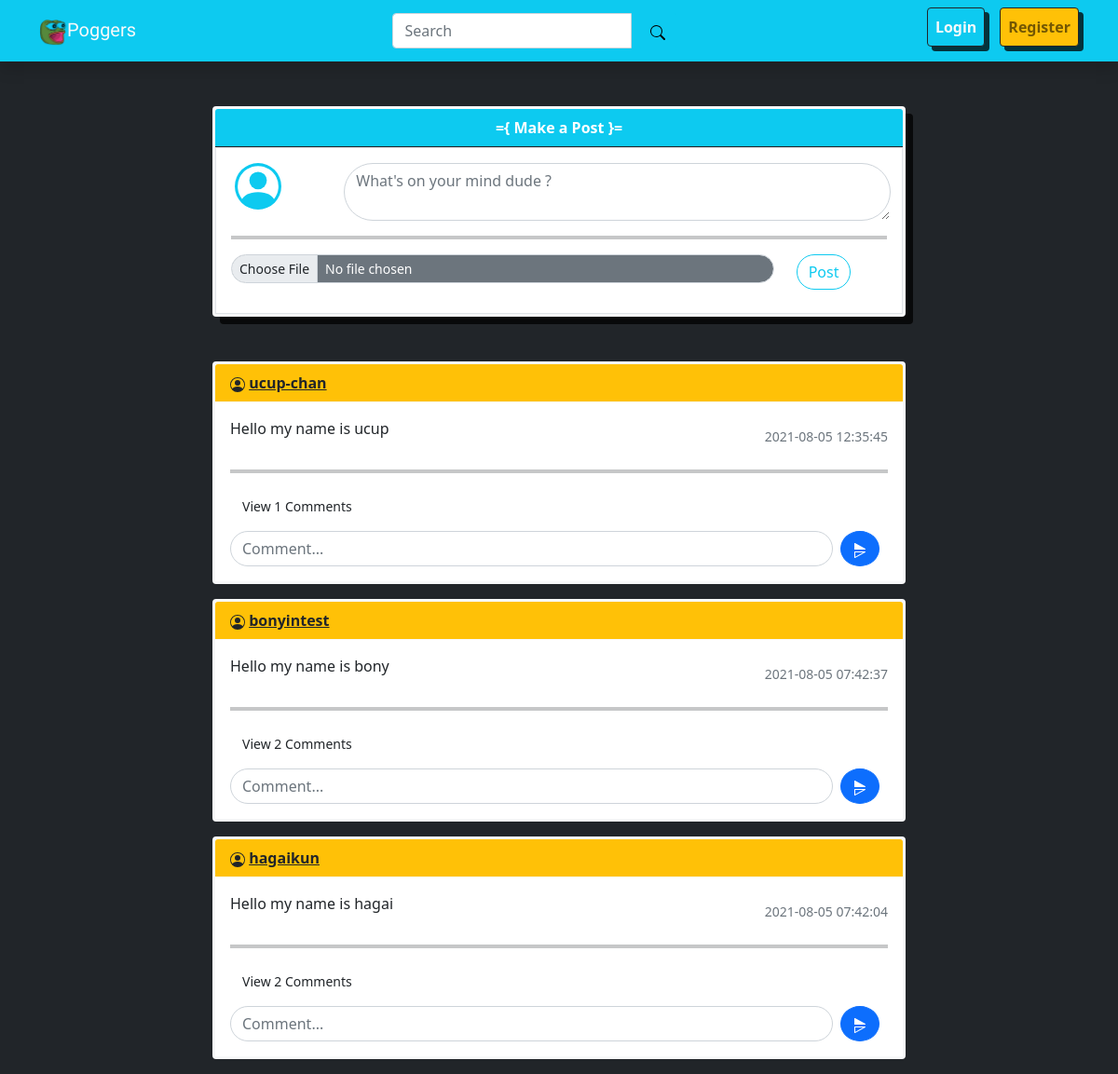
The page /home on the database its author committed.
### website/models.py (models this page shows)
class Posts(db.Model):
    id = db.Column(db.Integer, primary_key=True)
    post = db.Column(db.Text, nullable=False)
    author = db.Column(db.Integer, db.ForeignKey('user.id', ondelete="CASCADE"), nullable=False)
    date_created = db.Column(db.DateTime(timezone=True), default=func.now())
    comments = db.relationship('Comments', backref='posts', passive_deletes=True)

class User(db.Model, UserMixin):
    id = db.Column(db.Integer, primary_key=True)
    email =db.Column(db.String(150), unique = True)
    name = db.Column(db.String(150), unique=True)
    password = db.Column(db.String(150))
    date_created = db.Column(db.DateTime(timezone=True), default=func.now())
    posts = db.relationship('Posts', backref='user', passive_deletes=True)
    comments = db.relationship('Comments', backref='user', passive_deletes=True)

### website/views.py (the view)
@views.route("/")
@views.route("/home")
def home():
    posts = Posts.query.order_by(Posts.date_created.desc())
    return render_template("home.html", user = current_user, posts = posts)

### website/templates/home.html (shortened to what this page needs)
{% extends "base.html" %} {% block title %}Poggers - Home{% endblock %} {% block content %}
<div class="d-flex justify-content-center">
  <div class="col-sm-8">
    <div class="card rounded-start border border-3 border-light card-post mb-5">
      <div class="card-header bg-info border-dark text-center text-white"><strong>={ Make a Post }=</strong></div>
      <div class="card-body border">
        <form method="POST" action="/create-post">
          <div class="d-flex justify-content-between align-item-center">
            <div class="col-sm-2 ms-1">
            </div>
            <div class="col-sm-10">
              <textarea class="form-control rounded-pill" placeholder="What's on your mind dude ?" id="post" name="post" rows="2" required></textarea>
            </div>
          </div>
          <hr class="border border-2 border-dark" />
          <div class="row">
            <div class="col-sm-10 mb-2">
              <input class="form-control form-control-sm mb-2 rounded-pill bg-secondary text-white" id="formFileSm" type="file" />
            </div>
            <div class="col-sm-2"><button type="submit" class="btn btn-outline-info rounded-pill">Post</button></div>
          </div>
        </form>
      </div>
    </div>
    {% for post in posts %}
    <div class="card rounded-start border border-3 border-light mb-3">
      <div class="card-header bg-warning border-light text-left text-white d-flex justify-content-between">
        <div class="d-flex align-items-center">
          <strong
            >
            <a href="/posts/{{post.user.name}}" class="text-dark">{{post.user.name}}</a></strong
          >
        </div>
      </div>
      <div class="card-body">
        <div class="d-flex justify-content-between">
          <p class="card-text">{{post.post}}</p>
          <div class="d-flex align-items-center">
            <small class="text-muted"> {{post.date_created}}</small>
          </div>
        </div>
        <hr class="border border-2 border-dark" />
        {% if post.comments| length > 0 %}
        <a data-bs-toggle="collapse" href="#comments-{{post.id}}" class="btn btn-transparent">
          <small>View {{post.comments|length}} Comments</small>
        </a>
        {% endif %}
        <form method="POST" action="/create-comment/{{post.id}}" class="d-flex justify-content-between align-item-center">
          <div class="col-sm-11">
            <input type="text" class="form-control rounded-pill mt-2" id="text" name="text" placeholder="Comment..." />
          </div>
          <div class="col-sm-1">
            <button type="submit" class="btn btn-primary rounded-circle ms-2 mt-2">
            </button>
          </div>
        </form>
      </div>
    </div>
    {% endfor %}
  </div>
</div>
{% endblock %}

### website/templates/base.html (shortened to what this page needs)
<!DOCTYPE html>
<html lang="en">
  <head>
    <link href="https://cdn.jsdelivr.net/npm/bootstrap@5.0.2/dist/css/bootstrap.min.css" rel="stylesheet" />
    <link rel="stylesheet" type="text/css" href="{{ url_for('static',filename='css/style.css') }}" />
  </head>
  <body class="bg-dark">
    <nav class="navbar navbar-expand-lg navbar-light bg-info shadow">
      <div class="container">
        <div class="d-flex justify-content-start">
          <a class="navbar-brand text-light app-name" href="/"> <img src="{{ url_for('static',filename='img/logo.png') }}" alt="" width="30" height="30" class="d-inline-block align-text-top" />Poggers</a>
        </div>
        <div class="d-flex justify-content-center">
          <form class="d-flex">
            <div class="input-group">
              <input class="form-control me-2" type="search" placeholder="Search" aria-label="Search" />
              <span class="input-group-btn">
                <button class="btn btn-info" type="submit">
                </button>
              </span>
            </div>
          </form>
        </div>
        <div class="d-flex justify-content-end">
          <div class="collapse navbar-collapse" id="navbarNav">
            {% if user.is_authenticated %}
            <div class="btn-group">
              <button type="button" class="btn btn-info text-light dropdown-toggle" data-bs-toggle="dropdown" aria-expanded="false">
                <svg xmlns="http://www.w3.org/2000/svg" width="16" height="16" fill="currentColor" class="bi bi-person" viewBox="0 0 16 16">
                  <path d="M8 8a3 3 0 1 0 0-6 3 3 0 0 0 0 6zm2-3a2 2 0 1 1-4 0 2 2 0 0 1 4 0zm4 8c0 1-1 1-1 1H3s-1 0-1-1 1-4 6-4 6 3 6 4zm-1-.004c-.001-.246-.154-.986-.832-1.664C11.516 10.68 10.289 10 8 10c-2.29 0-3.516.68-4.168 1.332-.678.678-.83 1.418-.832 1.664h10z" />
                </svg>
                {{user.name}}
              </button>
              <ul class="dropdown-menu">
                <li>
                  <a class="dropdown-item" href="/posts/{{user.name}}">
                    <svg xmlns="http://www.w3.org/2000/svg" width="16" height="16" fill="currentColor" class="bi bi-file-post" viewBox="0 0 16 16">
                      <path d="M4 3.5a.5.5 0 0 1 .5-.5h5a.5.5 0 0 1 0 1h-5a.5.5 0 0 1-.5-.5zm0 2a.5.5 0 0 1 .5-.5h7a.5.5 0 0 1 .5.5v8a.5.5 0 0 1-.5.5h-7a.5.5 0 0 1-.5-.5v-8z" />
                      <path d="M2 2a2 2 0 0 1 2-2h8a2 2 0 0 1 2 2v12a2 2 0 0 1-2 2H4a2 2 0 0 1-2-2V2zm10-1H4a1 1 0 0 0-1 1v12a1 1 0 0 0 1 1h8a1 1 0 0 0 1-1V2a1 1 0 0 0-1-1z" />
                    </svg>
                    My Posts</a
                  >
                </li>
                <li>
                  <a class="dropdown-item" href="/logout">
                    <svg xmlns="http://www.w3.org/2000/svg" width="16" height="16" fill="currentColor" class="bi bi-box-arrow-in-right" viewBox="0 0 16 16">
                      <path fill-rule="evenodd" d="M6 3.5a.5.5 0 0 1 .5-.5h8a.5.5 0 0 1 .5.5v9a.5.5 0 0 1-.5.5h-8a.5.5 0 0 1-.5-.5v-2a.5.5 0 0 0-1 0v2A1.5 1.5 0 0 0 6.5 14h8a1.5 1.5 0 0 0 1.5-1.5v-9A1.5 1.5 0 0 0 14.5 2h-8A1.5 1.5 0 0 0 5 3.5v2a.5.5 0 0 0 1 0v-2z" />
                      <path fill-rule="evenodd" d="M11.854 8.354a.5.5 0 0 0 0-.708l-3-3a.5.5 0 1 0-.708.708L10.293 7.5H1.5a.5.5 0 0 0 0 1h8.793l-2.147 2.146a.5.5 0 0 0 .708.708l3-3z" />
                    </svg>
                    Logout</a
                  >
                </li>
              </ul>
            </div>
            {% else %}
            <ul class="navbar-nav ms-auto">
              <li class="nav-item me-2 ms-2">
                <a class="nav-link btn btn-info text-light border border-dark auth-button mb-2" href="/login"><strong>Login</strong></a>
              </li>
              <li class="nav-item ms-2">
                <a class="nav-link btn btn-warning border border-dark auth-button mb-2" href="/register"><strong>Register</strong></a>
              </li>
            </ul>
            {% endif %}
          </div>
        </div>
      </div>
    </nav>
    <div class="container mt-5">{% block content %}{% endblock %}</div>
  </body>
</html>

### website/static/css/style.css (style rules this page uses)
.app-name, .my-post { font-family: "Sigmar One", cursive; }
.auth-button { -webkit-box-shadow: 5px 5px 0px 0px rgba(0, 0, 0, 0.75); -moz-box-shadow: 5px 5px 0px 0px rgba(0, 0, 0, 0.75); box-shadow: 5px 5px 0px 0px rgba(0, 0, 0, 0.75); }
.card-post { -webkit-box-shadow: 8px 8px 0px 0px rgba(0, 0, 0, 0.75); -moz-box-shadow: 8px 8px 0px 0px rgba(0, 0, 0, 0.75); box-shadow: 8px 8px 0px 0px rgba(0, 0, 0, 0.75); }

### rows shown on the page
Posts: user.name "ucup-chan", post "Hello my name is ucup", date_created "2021-08-05 12:35:45", comments|length "1"
Posts: user.name "bonyintest", post "Hello my name is bony", date_created "2021-08-05 07:42:37", comments|length "2"
Posts: user.name "hagaikun", post "Hello my name is hagai", date_created "2021-08-05 07:42:04", comments|length "2"
